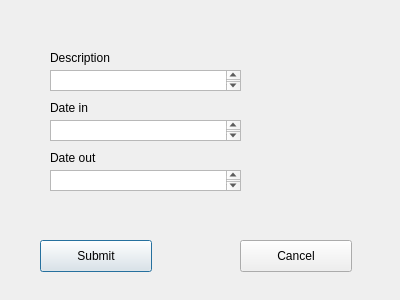
<?xml version="1.0" encoding="UTF-8"?>
<ui version="4.0">
 <class>AddRecordDialog</class>
 <widget class="QDialog" name="AddRecordDialog">
  <property name="geometry">
   <rect>
    <x>0</x>
    <y>0</y>
    <width>400</width>
    <height>300</height>
   </rect>
  </property>
  <property name="windowTitle">
   <string>Dialog</string>
  </property>
  <widget class="QTextEdit" name="textEditDescription">
   <property name="geometry">
    <rect>
     <x>50</x>
     <y>70</y>
     <width>191</width>
     <height>21</height>
    </rect>
   </property>
  </widget>
  <widget class="QPushButton" name="submitButton">
   <property name="geometry">
    <rect>
     <x>40</x>
     <y>240</y>
     <width>112</width>
     <height>32</height>
    </rect>
   </property>
   <property name="text">
    <string>Submit</string>
   </property>
  </widget>
  <widget class="QLabel" name="label_2">
   <property name="geometry">
    <rect>
     <x>50</x>
     <y>100</y>
     <width>58</width>
     <height>16</height>
    </rect>
   </property>
   <property name="text">
    <string>Date in</string>
   </property>
  </widget>
  <widget class="QTextEdit" name="textEditDateIn">
   <property name="geometry">
    <rect>
     <x>50</x>
     <y>120</y>
     <width>191</width>
     <height>21</height>
    </rect>
   </property>
   <property name="sizePolicy">
    <sizepolicy hsizetype="Fixed" vsizetype="Fixed">
     <horstretch>0</horstretch>
     <verstretch>0</verstretch>
    </sizepolicy>
   </property>
  </widget>
  <widget class="QLabel" name="label">
   <property name="geometry">
    <rect>
     <x>50</x>
     <y>50</y>
     <width>71</width>
     <height>16</height>
    </rect>
   </property>
   <property name="text">
    <string>Description</string>
   </property>
  </widget>
  <widget class="QPushButton" name="cancelButton">
   <property name="geometry">
    <rect>
     <x>240</x>
     <y>240</y>
     <width>112</width>
     <height>32</height>
    </rect>
   </property>
   <property name="text">
    <string>Cancel</string>
   </property>
  </widget>
  <widget class="QLabel" name="label_3">
   <property name="geometry">
    <rect>
     <x>50</x>
     <y>150</y>
     <width>58</width>
     <height>16</height>
    </rect>
   </property>
   <property name="text">
    <string>Date out</string>
   </property>
  </widget>
  <widget class="QTextEdit" name="textEditDateOut">
   <property name="geometry">
    <rect>
     <x>50</x>
     <y>170</y>
     <width>191</width>
     <height>21</height>
    </rect>
   </property>
   <property name="sizePolicy">
    <sizepolicy hsizetype="Fixed" vsizetype="Fixed">
     <horstretch>0</horstretch>
     <verstretch>0</verstretch>
    </sizepolicy>
   </property>
  </widget>
 </widget>
 <resources/>
 <connections/>
</ui>
